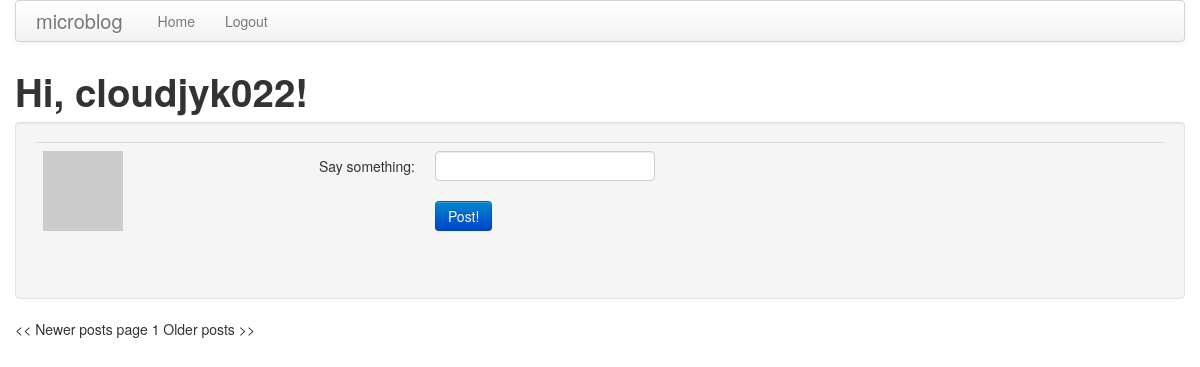
/index (signed in), run on an earlier commit of the app's database.
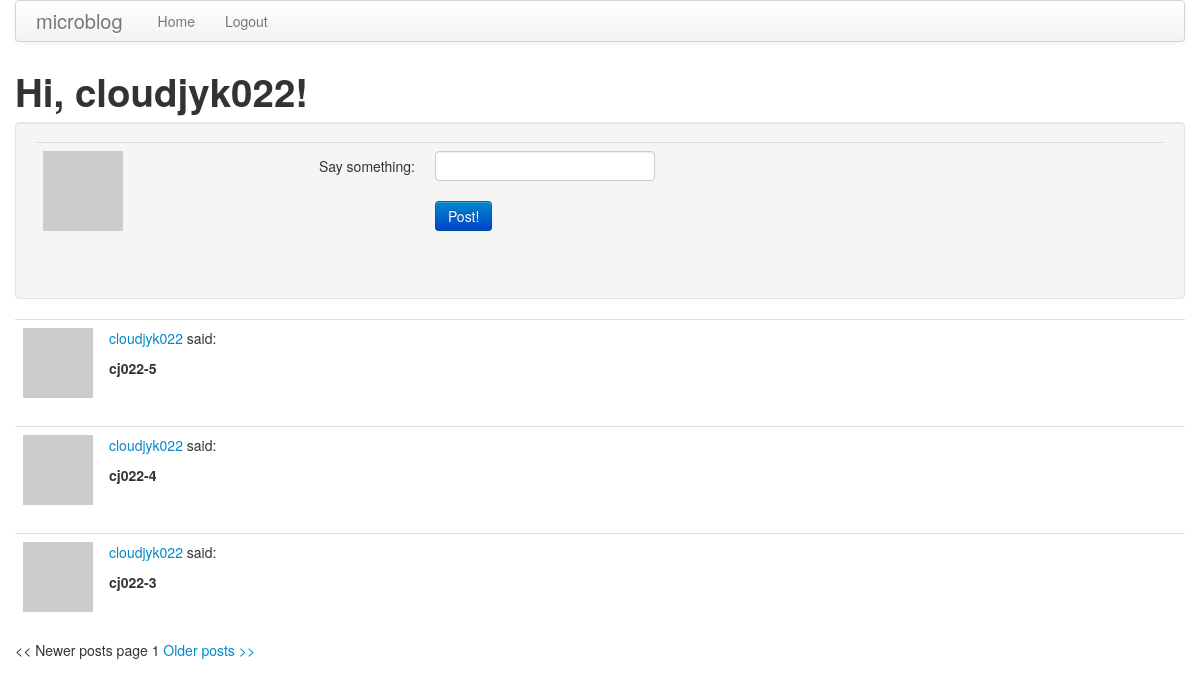
And on a later commit of the database.
### app/models.py (models this page shows, shortened)
class Post(db.Model):
    __searchable__ = ['body']
    id = db.Column(db.Integer, primary_key = True)
    body = db.Column(db.String(140))
    timestamp = db.Column(db.DateTime)
    user_id = db.Column(db.Integer, db.ForeignKey('user.id'))

class User(db.Model):
    id = db.Column(db.Integer, primary_key = True)
    username = db.Column(db.String(64), index = True, unique = True)
    password = db.Column(db.String(64), index = True)
    email = db.Column(db.String(120), index = True, unique = True)
    posts = db.relationship('Post', backref='author', lazy='dynamic')
    about_me = db.Column(db.String(140))
    last_seen = db.Column(db.DateTime)
    def avatar(self,size):
        return 'http://www.gravatar.com/avatar/' + md5(self.email.encode('utf-8')).hexdigest() + '?d=mm&s=' + str(size)

### app/views.py (the view)
@app.route('/', methods = ['GET', 'POST'])
@app.route('/index', methods = ['GET', 'POST'])
@app.route('/index/<int:page>',methods = ['GET', 'POST'])
@login_required
def index(page = 1):
    user = g.user
    form = PostForm()
    if form.validate_on_submit():
        body = form.body.data
        p = Post(body = body, timestamp = datetime.utcnow(), user_id=g.user.get_id())
        db.session.add(p)
        db.session.commit()
        return redirect(url_for('index'))
    posts = Post.query.filter_by(author=g.user).order_by(Post.timestamp.desc())
    posts = posts.paginate(page, POSTS_PER_PAGE, False)
    return render_template('index.html',
        title = 'Home',
        user = user,
        form = form,
        posts = posts)

### app/forms.py
class PostForm(FlaskForm):
    body = StringField('body',validators=[DataRequired()])

### app/views.py (called while the page is built)
@app.before_request
def before_request():
    g.user = current_user

@lm.user_loader
def load_user(id):
    return User.query.get(int(id))

### app/templates/index.html (shortened to what this page needs)
{% extends "base.html" %}
{% block content %}
<h1>Hi, {{ g.user.username }}!</h1>
<div class="well">
    <form class="form-horizontal" action="" method="post" name="post">
        <table class="table table-hover">
            <tr>
                <td>
                    <a href="{{url_for('user', username = user.username)}}"><img src="{{user.avatar(140)}}"></a>
                </td>
                <td>
                    <div class="control-group{% if form.errors.post %} error{% endif %}">
                        <label class="control-label" for="post">Say something:</label>
                        <div class="controls">
                            {{ form.body(size = 30, maxlength = 140) }}
                        </div>
                    </div>
                    <div class="control-group">
                        <div class="controls">
                            <input class="btn btn-primary" type="submit" value="Post!">
                        </div>
                    </div>
                </td>
            </tr>
        </table>
    </form>
</div>
{% for post in posts.items %}
    {% include 'post.html' %}
{% endfor %}
{% if posts.has_prev %}
<a href="{{ url_for('index', page = posts.prev_num) }}"><< Newer posts</a>
{% else %}
<< Newer posts
{% endif %}
page {{ posts.page }}
{% if posts.has_next %}
<a href="{{ url_for('index', page = posts.next_num) }}">Older posts >></a>
{% else %}
Older posts >>
{% endif %}
{% endblock %}

### app/templates/post.html (shortened to what this page needs)
<table class="table table-hover">
    <tr>
        <td width="70px"><a href="{{url_for('user', username = post.author.username)}}"><img src="{{post.author.avatar(70)}}" /></a></td>
        <td>
            <p><a href="{{url_for('user', username = post.author.username)}}">{{post.author.username}}</a> said:</p>
            <p><strong>{{post.body}}</strong></p>
        </td>
    </tr>
</table>

What changed in the data, as far as the page shows it:
added Post: author.username "cloudjyk022", body "cj022-5"
added Post: author.username "cloudjyk022", body "cj022-4"
added Post: author.username "cloudjyk022", body "cj022-3"
